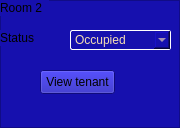
               <widget class="QFrame" name="frame_2">
                <property name="sizePolicy">
                 <sizepolicy hsizetype="Fixed" vsizetype="Fixed">
                  <horstretch>0</horstretch>
                  <verstretch>0</verstretch>
                 </sizepolicy>
                </property>
                <property name="minimumSize">
                 <size>
                  <width>139</width>
                  <height>128</height>
                 </size>
                </property>
                <property name="styleSheet">
                 <string notr="true">background-color:#1610ae;</string>
                </property>
                <property name="frameShape">
                 <enum>QFrame::StyledPanel</enum>
                </property>
                <property name="frameShadow">
                 <enum>QFrame::Raised</enum>
                </property>
                <widget class="QLabel" name="label_41">
                 <property name="geometry">
                  <rect>
                   <x>0</x>
                   <y>0</y>
                   <width>49</width>
                   <height>16</height>
                  </rect>
                 </property>
                 <property name="text">
                  <string>Room 2</string>
                 </property>
                </widget>
                <widget class="QLabel" name="label_42">
                 <property name="geometry">
                  <rect>
                   <x>0</x>
                   <y>30</y>
                   <width>49</width>
                   <height>16</height>
                  </rect>
                 </property>
                 <property name="text">
                  <string>Status</string>
                 </property>
                </widget>
                <widget class="QPushButton" name="view_tenant_btn_2">
                 <property name="geometry">
                  <rect>
                   <x>40</x>
                   <y>70</y>
                   <width>75</width>
                   <height>24</height>
                  </rect>
                 </property>
                 <property name="text">
                  <string>View tenant</string>
                 </property>
                </widget>
                <widget class="QComboBox" name="statusEdit_10">
                 <property name="geometry">
                  <rect>
                   <x>70</x>
                   <y>30</y>
                   <width>101</width>
                   <height>20</height>
                  </rect>
                 </property>
                 <property name="styleSheet">
                  <string notr="true">border:1px solid white;
border-radius:1.5px;
color:wheat;</string>
                 </property>
                 <item>
                  <property name="text">
                   <string>Occupied</string>
                  </property>
                 </item>
                 <item>
                  <property name="text">
                   <string>Vacant</string>
                  </property>
                 </item>
                 <item>
                  <property name="text">
                   <string>Needing Repair</string>
                  </property>
                 </item>
                </widget>
               </widget>
